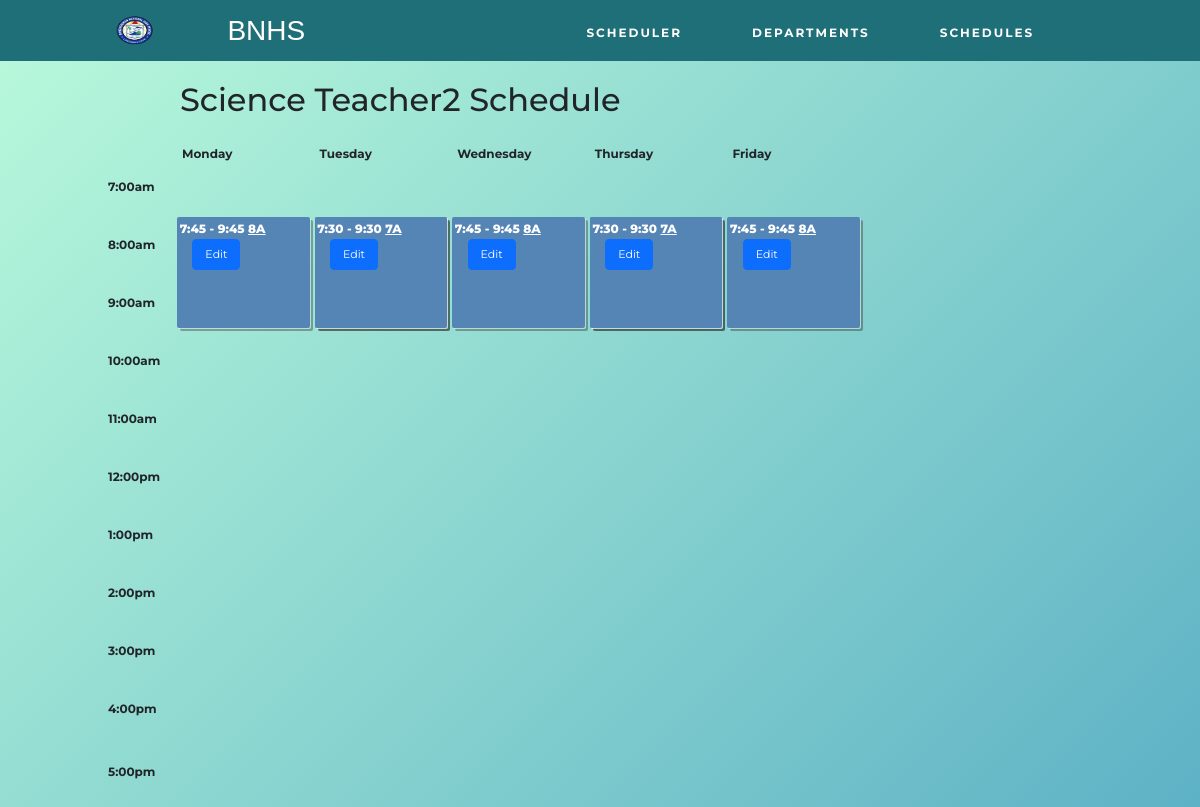
Page /teacher_schedule.php?id=108&dept=Science on the committed database.
### tables this page shows
CREATE TABLE IF NOT EXISTS `teacher` (
  `id` int NOT NULL AUTO_INCREMENT,
  `firstName` varchar(32) NOT NULL,
  `lastName` varchar(32) NOT NULL,
  `dept` varchar(32) NOT NULL,
  `workload` float NOT NULL,
  PRIMARY KEY (`id`)
);

CREATE TABLE IF NOT EXISTS `class_schedule` (
  `grade_section` varchar(32) NOT NULL,
  `teacher_id` int DEFAULT NULL,
  `subject` varchar(32) NOT NULL,
  `day` varchar(32) NOT NULL,
  `start_time` float NOT NULL,
  `end_time` float NOT NULL,
  `duration` int NOT NULL,
  `id` int NOT NULL AUTO_INCREMENT,
  UNIQUE KEY `id` (`id`),
  KEY `teacher` (`teacher_id`)
);

### teacher_schedule.php (called while the page is built, shortened)
<?php
try {
    include __DIR__ . './includes/connection/DatabaseConnect.php';
    include __DIR__ . './includes/connection/DatabaseFunctions.php';
    include __DIR__ . './includes/templates/teacher_schedule.html.php';
} catch (PDOException $e) {
    include __DIR__ . './includes/connection/displayError.php';
}
include __DIR__ . './includes/templates/layout.html.php';
function convertTime($time) {
    if($time % 100 == 0) {
        $time = $time/100;
        $stringTime;
        if($time > 12)
            $stringTime = ($time - 12) . ':00';
        else
            $stringTime = $time . ':00';
        return $stringTime;
    } else {
        if($time % 50 == 0) {
            $time = $time/100;
            $time = $time - 0.5;
            if($time > 12)
                $stringTime = ($time - 12) . ':30';
            else
                $stringTime = $time . ':30';
        } else {
            $time = $time/100;
            $time = $time - 0.75;
            if($time > 12)
                $stringTime = ($time - 12) . ':45';
            else
                $stringTime = $time . ':45';
        }
        return $stringTime;
    }
}
?>

### includes/connection/DatabaseFunctions.php (called while the page is built, shortened)
<?php
function retrieveAllId($pdo, $table, $primaryKey, $value) {
    $query = 'SELECT * FROM `' . $table . '`
              WHERE `' . $primaryKey . '` = :value';
    $parameters = [
        'value' => $value
    ];
    $query = query($pdo, $query, $parameters);
    return $query->fetchAll();
}
function retrieveId($pdo, $table, $primaryKey, $value) {
    $query = 'SELECT * FROM `' . $table . '`
              WHERE `' . $primaryKey . '` = :value';
    $parameters = [
        'value' => $value
    ];
    $query = query($pdo, $query, $parameters);
    return $query->fetch();
}
function query($pdo, $sql, $parameters = []) {
    $query = $pdo->prepare($sql);
    $query->execute($parameters);
    return $query;
}
?>

### includes/templates/teacher_schedule.html.php (the view, shortened to what this page needs)
<link rel="stylesheet" type="text/css" href="./includes/templates/css/scheduler.css">
<?php
    $teacher_id = $_GET['id'];
    $teacher = retrieveId($pdo, 'teacher', 'id', $teacher_id);
    $teacherName = $teacher['firstName'] . ' ' . $teacher['lastName'];
$output = '
<div class="text" style="height: 400px; width: 800px; margin-left: 5%;">
  <h2 id="schedule-heading" style="margin-left: 15%; padding-top: 20px;">'.$teacherName.' Schedule</h2>
  <div class="schedule" aria-labelledby="schedule-heading">
    <span class="track-slot" aria-hidden="true" style="grid-column: mon; grid-row: tracks;">Monday</span>
    <span class="track-slot" aria-hidden="true" style="grid-column: tue; grid-row: tracks;">Tuesday</span>
    <span class="track-slot" aria-hidden="true" style="grid-column: wed; grid-row: tracks;">Wednesday</span>
    <span class="track-slot" aria-hidden="true" style="grid-column: thu; grid-row: tracks;">Thursday</span>
    <span class="track-slot" aria-hidden="true" style="grid-column: fri; grid-row: tracks;">Friday</span>
    <h2 class="time-slot" style="grid-row: time-700;">7:00am</h2>
    <h2 class="time-slot" style="grid-row: time-750;"></h2>
    <h2 class="time-slot" style="grid-row: time-800;">8:00am</h2>
    <h2 class="time-slot" style="grid-row: time-850;"></h2>
    <h2 class="time-slot" style="grid-row: time-900;">9:00am</h2>
    <h2 class="time-slot" style="grid-row: time-950;"</h2>
    <h2 class="time-slot" style="grid-row: time-1000;">10:00am</h2>
    <h2 class="time-slot" style="grid-row: time-1050;"></h2>
    <h2 class="time-slot" style="grid-row: time-1100;">11:00am</h2>
    <h2 class="time-slot" style="grid-row: time-1150;"></h2>
    <h2 class="time-slot" style="grid-row: time-1200;">12:00pm</h2>
    <h2 class="time-slot" style="grid-row: time-1250;"></h2>
    <h2 class="time-slot" style="grid-row: time-1300;">1:00pm</h2>
    <h2 class="time-slot" style="grid-row: time-1350;"></h2>
    <h2 class="time-slot" style="grid-row: time-1400;">2:00pm</h2>
    <h2 class="time-slot" style="grid-row: time-1450;"></h2>
    <h2 class="time-slot" style="grid-row: time-1500;">3:00pm</h2>
    <h2 class="time-slot" style="grid-row: time-1550;"></h2>
    <h2 class="time-slot" style="grid-row: time-1600;">4:00pm</h2>
    <h2 class="time-slot" style="grid-row: time-1650;"></h2>
    <h2 class="time-slot" style="grid-row: time-1700;">5:00pm</h2>
';
    $teacher_sched = retrieveAllId($pdo, 'class_schedule', 'teacher_id', $teacher_id);
    foreach($teacher_sched as $sched) {
        $schedDay = $sched['day'];
        $schedStart = $sched['start_time'];
        $schedEnd = $sched['end_time'];
        $schedSection = $sched['grade_section'];
        $isStart45 = false;
        $isEnd45 = false;
        if(($schedStart-25) % 50 == 0) {
          $schedStart -= 25;
          $isStart45 = true;
        }
        if(($schedEnd-25) % 50 == 0) {
          $schedEnd -= 25;
          $isEnd45 = true;
        }
        $output .= '
        <div class="session Mathematics" style="grid-column: '.$schedDay.'; grid-row: time-'.$schedStart.' / time-'.$schedEnd.';">
        ';
        if($isStart45)
          $schedStart += 25;
        if($isEnd45)
          $schedEnd += 25;
        $output .= '
            <div class="session-time">
                <div>'.convertTime($schedStart).' - '.convertTime($schedEnd) . ' <u>' .$schedSection.'</u></div>
            </div>
            <div>
              <a href="scheduler.php?grade_section='.$schedSection.'&subject='.$_GET['dept'].'#main" class ="btn btn-primary" target="_blank" style="font-size:11; margin: 1% 0 0 10%;">Edit</a>
            </div>
        </div>
        ';
    }
  $output .= '
  </div>
</div>
  ';
?>

### includes/templates/css/scheduler.css (style rules this page uses)
@media screen and (min-width:700px) { .schedule { height: 100%; display: grid; grid-gap: 5px; margin-top: 2%; margin-left: 6%; grid-template-rows: [tracks] 10% [time-700] 8% [time-750] 4% [time-800] 8% [time-850] 4% [time-900] 8% [time-950] 4% [time-1000] 8% [time-1050] 4% [time-1100] 8% [time-1150] 4% [time-1200] 8% [time-1250] 4% [time-1300] 8% [time-1350] 4% [time-1400] 8% [time-1450] 4% [time-1500] 8% [time-1550] 4% [time-1600] 8% [time-1650] 4%; grid-template-columns: [times] 4em [mon-start] 1fr [mon-end tue-start] 1fr [tue-end wed-start] 1fr [wed-end thu-start] 1fr [thu-end fri-start] 1fr [fri-end]; } }
.text { display:inline-block; width:70%; height: 100%; }
.time-slot { grid-column: times; }
.track-slot { display: none; height: 50px; }
.session { padding: 2%; border-radius: 2px; font-size: 12px; box-shadow: rgba(255,255,255,.6) 1px 1px 0, rgba(0,0,0,.3) 3px 3px 0; font-weight: 750; }
.session-time { display:flex; justify-content:space-between; align-items:center; }
.session-title, .time-slot { margin: 0; font-size: 1em; }
.track-slot, .time-slot { font-weight: bold; font-size:.75em; }
.Mathematics { background-color: #5585b5; color: white; }

### includes/templates/css/style.css (style rules this page uses)
* { font-family: 'Montserrat', sans-serif; scroll-behavior: smooth; }
body { width: auto; height: 130%; padding: 0; margin: 0; }

### rows in the picture
teacher: teacherName "Science Teacher2"
class_schedule: schedStart "7:45", schedEnd "9:45", grade_section "8A"
class_schedule: schedStart "7:45", schedEnd "9:45", grade_section "8A"
class_schedule: schedStart "7:45", schedEnd "9:45", grade_section "8A"
class_schedule: start_time "7:30", end_time "9:30", grade_section "7A"
class_schedule: start_time "7:30", end_time "9:30", grade_section "7A"
